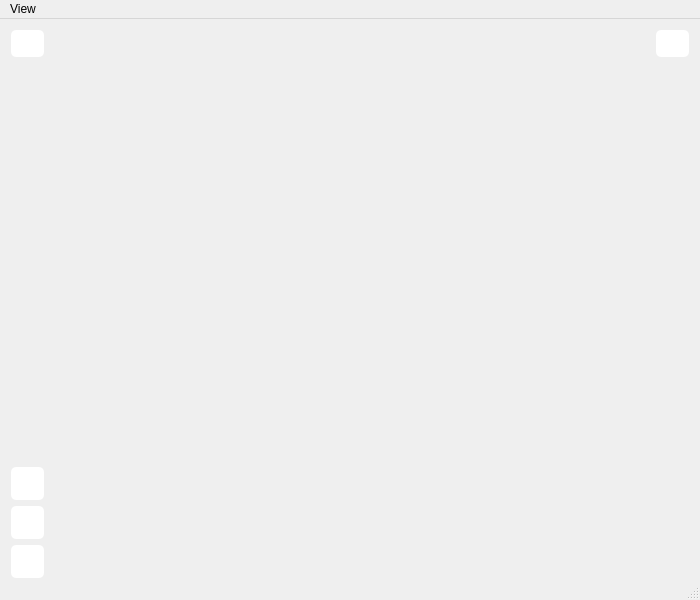
<?xml version="1.0" encoding="UTF-8"?>
<ui version="4.0">
 <class>PdfWidget</class>
 <widget class="QMainWindow" name="PdfWidget">
  <property name="geometry">
   <rect>
    <x>0</x>
    <y>0</y>
    <width>700</width>
    <height>600</height>
   </rect>
  </property>
  <property name="windowTitle">
   <string>PDF Viewer</string>
  </property>
  <property name="unifiedTitleAndToolBarOnMac">
   <bool>true</bool>
  </property>
  <widget class="QWidget" name="centralWidget">
   <layout class="QVBoxLayout" name="verticalLayout">
    <property name="spacing">
     <number>0</number>
    </property>
    <property name="leftMargin">
     <number>0</number>
    </property>
    <property name="topMargin">
     <number>0</number>
    </property>
    <property name="rightMargin">
     <number>0</number>
    </property>
    <property name="bottomMargin">
     <number>0</number>
    </property>
    <item>
     <widget class="QWidget" name="widget" native="true">
      <property name="sizePolicy">
       <sizepolicy hsizetype="Preferred" vsizetype="Minimum">
        <horstretch>0</horstretch>
        <verstretch>0</verstretch>
       </sizepolicy>
      </property>
      <layout class="QHBoxLayout" name="horizontalLayout_4">
       <property name="spacing">
        <number>0</number>
       </property>
       <item>
        <widget class="QToolButton" name="downloadToolButton">
         <property name="minimumSize">
          <size>
           <width>33</width>
           <height>27</height>
          </size>
         </property>
         <property name="maximumSize">
          <size>
           <width>33</width>
           <height>27</height>
          </size>
         </property>
         <property name="baseSize">
          <size>
           <width>0</width>
           <height>0</height>
          </size>
         </property>
         <property name="cursor">
          <cursorShape>PointingHandCursor</cursorShape>
         </property>
         <property name="styleSheet">
          <string notr="true">background-color:white;
border-radius:5px;
border-width:1px</string>
         </property>
         <property name="text">
          <string/>
         </property>
         <property name="icon">
          <iconset theme="document-save">
           <normaloff>.</normaloff>.</iconset>
         </property>
         <property name="iconSize">
          <size>
           <width>27</width>
           <height>27</height>
          </size>
         </property>
        </widget>
       </item>
       <item>
        <spacer name="horizontalSpacer">
         <property name="orientation">
          <enum>Qt::Horizontal</enum>
         </property>
         <property name="sizeHint" stdset="0">
          <size>
           <width>304</width>
           <height>20</height>
          </size>
         </property>
        </spacer>
       </item>
       <item>
        <widget class="QWidget" name="widget_4" native="true">
         <property name="autoFillBackground">
          <bool>true</bool>
         </property>
         <property name="styleSheet">
          <string notr="true">QLabel{background-color:white}</string>
         </property>
         <layout class="QHBoxLayout" name="horizontalLayout_3">
          <property name="spacing">
           <number>0</number>
          </property>
          <property name="leftMargin">
           <number>0</number>
          </property>
          <property name="topMargin">
           <number>0</number>
          </property>
          <property name="rightMargin">
           <number>0</number>
          </property>
          <property name="bottomMargin">
           <number>0</number>
          </property>
         </layout>
        </widget>
       </item>
       <item>
        <widget class="QToolButton" name="fullscreenToolButton">
         <property name="minimumSize">
          <size>
           <width>33</width>
           <height>27</height>
          </size>
         </property>
         <property name="maximumSize">
          <size>
           <width>33</width>
           <height>27</height>
          </size>
         </property>
         <property name="cursor">
          <cursorShape>PointingHandCursor</cursorShape>
         </property>
         <property name="styleSheet">
          <string notr="true">background-color:white;
border-radius:5px;
border-width:1px</string>
         </property>
         <property name="text">
          <string/>
         </property>
         <property name="icon">
          <iconset theme="view-fullscreen">
           <normaloff>.</normaloff>.</iconset>
         </property>
         <property name="iconSize">
          <size>
           <width>27</width>
           <height>27</height>
          </size>
         </property>
         <property name="checkable">
          <bool>true</bool>
         </property>
        </widget>
       </item>
      </layout>
     </widget>
    </item>
    <item>
     <layout class="QHBoxLayout" name="horizontalLayout">
      <item>
       <layout class="QHBoxLayout" name="horizontalLayout_2">
        <property name="spacing">
         <number>0</number>
        </property>
        <item>
         <widget class="QWidget" name="widget_2" native="true">
          <layout class="QVBoxLayout" name="verticalLayout_2">
           <property name="bottomMargin">
            <number>0</number>
           </property>
           <item>
            <spacer name="verticalSpacer">
             <property name="orientation">
              <enum>Qt::Vertical</enum>
             </property>
             <property name="sizeHint" stdset="0">
              <size>
               <width>20</width>
               <height>376</height>
              </size>
             </property>
            </spacer>
           </item>
           <item>
            <widget class="QToolButton" name="rotationToolButton">
             <property name="minimumSize">
              <size>
               <width>33</width>
               <height>33</height>
              </size>
             </property>
             <property name="maximumSize">
              <size>
               <width>33</width>
               <height>33</height>
              </size>
             </property>
             <property name="cursor">
              <cursorShape>PointingHandCursor</cursorShape>
             </property>
             <property name="autoFillBackground">
              <bool>false</bool>
             </property>
             <property name="styleSheet">
              <string notr="true">background-color:white;
border-radius:5px;
border-width:1px</string>
             </property>
             <property name="text">
              <string/>
             </property>
             <property name="icon">
              <iconset theme="object-rotate-right">
               <normaloff>.</normaloff>.</iconset>
             </property>
             <property name="iconSize">
              <size>
               <width>33</width>
               <height>33</height>
              </size>
             </property>
            </widget>
           </item>
           <item>
            <widget class="QToolButton" name="zoomInToolButton">
             <property name="minimumSize">
              <size>
               <width>33</width>
               <height>33</height>
              </size>
             </property>
             <property name="maximumSize">
              <size>
               <width>33</width>
               <height>33</height>
              </size>
             </property>
             <property name="cursor">
              <cursorShape>PointingHandCursor</cursorShape>
             </property>
             <property name="styleSheet">
              <string notr="true">background-color:white;
border-radius:5px;
border-width:1px</string>
             </property>
             <property name="text">
              <string/>
             </property>
             <property name="icon">
              <iconset theme="zoom-in">
               <normaloff>.</normaloff>.</iconset>
             </property>
             <property name="iconSize">
              <size>
               <width>33</width>
               <height>33</height>
              </size>
             </property>
            </widget>
           </item>
           <item>
            <widget class="QToolButton" name="zoomOutToolButton">
             <property name="minimumSize">
              <size>
               <width>33</width>
               <height>33</height>
              </size>
             </property>
             <property name="maximumSize">
              <size>
               <width>33</width>
               <height>33</height>
              </size>
             </property>
             <property name="cursor">
              <cursorShape>PointingHandCursor</cursorShape>
             </property>
             <property name="styleSheet">
              <string notr="true">background-color:white;
border-radius:5px;
border-width:1px</string>
             </property>
             <property name="text">
              <string/>
             </property>
             <property name="icon">
              <iconset theme="zoom-out">
               <normaloff>.</normaloff>.</iconset>
             </property>
             <property name="iconSize">
              <size>
               <width>33</width>
               <height>33</height>
              </size>
             </property>
            </widget>
           </item>
          </layout>
         </widget>
        </item>
        <item>
         <widget class="QPdfView" name="pdfView" native="true">
          <property name="sizePolicy">
           <sizepolicy hsizetype="Expanding" vsizetype="Expanding">
            <horstretch>0</horstretch>
            <verstretch>0</verstretch>
           </sizepolicy>
          </property>
         </widget>
        </item>
       </layout>
      </item>
     </layout>
    </item>
   </layout>
  </widget>
  <widget class="QMenuBar" name="menuBar">
   <property name="geometry">
    <rect>
     <x>0</x>
     <y>0</y>
     <width>700</width>
     <height>21</height>
    </rect>
   </property>
   <widget class="QMenu" name="menuView">
    <property name="title">
     <string>View</string>
    </property>
    <widget class="QMenu" name="menuZoom">
     <property name="title">
      <string>Zoom...</string>
     </property>
     <addaction name="actionZoom_In"/>
     <addaction name="actionZoom_Out"/>
     <addaction name="separator"/>
     <addaction name="actionZoomFit_Width"/>
     <addaction name="actionZoomFit_Page"/>
     <addaction name="actionZoom25"/>
     <addaction name="actionZoom50"/>
     <addaction name="actionZoom70"/>
     <addaction name="actionZoom85"/>
     <addaction name="actionZoom100"/>
     <addaction name="actionZoom125"/>
     <addaction name="actionZoom150"/>
     <addaction name="actionZoom175"/>
     <addaction name="actionZoom200"/>
     <addaction name="actionZoom300"/>
     <addaction name="actionZoom400"/>
    </widget>
    <addaction name="menuZoom"/>
    <addaction name="actionPrevious_Page"/>
    <addaction name="actionNext_Page"/>
    <addaction name="separator"/>
    <addaction name="actionContinuous"/>
   </widget>
   <addaction name="menuView"/>
  </widget>
  <widget class="QStatusBar" name="statusBar"/>
  <action name="actionZoom_In">
   <property name="icon">
    <iconset>
     <normaloff>:/icons/images/zoom-in-24.png</normaloff>:/icons/images/zoom-in-24.png</iconset>
   </property>
   <property name="text">
    <string>Zoom In</string>
   </property>
   <property name="shortcut">
    <string>Ctrl+=</string>
   </property>
  </action>
  <action name="actionZoom_Out">
   <property name="icon">
    <iconset>
     <normaloff>:/icons/images/zoom-out-24.png</normaloff>:/icons/images/zoom-out-24.png</iconset>
   </property>
   <property name="text">
    <string>Zoom Out</string>
   </property>
   <property name="shortcut">
    <string>Ctrl+-</string>
   </property>
  </action>
  <action name="actionPrevious_Page">
   <property name="text">
    <string>Previous Page</string>
   </property>
   <property name="shortcut">
    <string>PgUp</string>
   </property>
  </action>
  <action name="actionNext_Page">
   <property name="text">
    <string>Next Page</string>
   </property>
   <property name="shortcut">
    <string>PgDown</string>
   </property>
  </action>
  <action name="actionContinuous">
   <property name="checkable">
    <bool>true</bool>
   </property>
   <property name="text">
    <string>Continuous</string>
   </property>
  </action>
  <action name="actionZoomFit_Width">
   <property name="checkable">
    <bool>true</bool>
   </property>
   <property name="text">
    <string>Fit Width</string>
   </property>
  </action>
  <action name="actionZoomFit_Page">
   <property name="checkable">
    <bool>true</bool>
   </property>
   <property name="text">
    <string>Fit Page</string>
   </property>
  </action>
  <action name="actionZoom25">
   <property name="text">
    <string>25%</string>
   </property>
  </action>
  <action name="actionZoom50">
   <property name="text">
    <string>50%</string>
   </property>
  </action>
  <action name="actionZoom70">
   <property name="text">
    <string>70%</string>
   </property>
  </action>
  <action name="actionZoom85">
   <property name="text">
    <string>85%</string>
   </property>
  </action>
  <action name="actionZoom100">
   <property name="text">
    <string>100%</string>
   </property>
  </action>
  <action name="actionZoom125">
   <property name="text">
    <string>125%</string>
   </property>
  </action>
  <action name="actionZoom150">
   <property name="text">
    <string>150%</string>
   </property>
  </action>
  <action name="actionZoom175">
   <property name="text">
    <string>175%</string>
   </property>
  </action>
  <action name="actionZoom200">
   <property name="text">
    <string>200%</string>
   </property>
  </action>
  <action name="actionZoom300">
   <property name="text">
    <string>300%</string>
   </property>
  </action>
  <action name="actionZoom400">
   <property name="text">
    <string>400%</string>
   </property>
  </action>
 </widget>
 <layoutdefault spacing="6" margin="11"/>
 <customwidgets>
  <customwidget>
   <class>QPdfView</class>
   <extends>QWidget</extends>
   <header location="global">qpdfview.h</header>
   <container>1</container>
  </customwidget>
 </customwidgets>
 <resources/>
 <connections>
  <connection>
   <sender>zoomInToolButton</sender>
   <signal>clicked()</signal>
   <receiver>actionZoom_In</receiver>
   <slot>trigger()</slot>
   <hints>
    <hint type="sourcelabel">
     <x>27</x>
     <y>519</y>
    </hint>
    <hint type="destinationlabel">
     <x>-1</x>
     <y>-1</y>
    </hint>
   </hints>
  </connection>
  <connection>
   <sender>zoomOutToolButton</sender>
   <signal>clicked()</signal>
   <receiver>actionZoom_Out</receiver>
   <slot>trigger()</slot>
   <hints>
    <hint type="sourcelabel">
     <x>27</x>
     <y>552</y>
    </hint>
    <hint type="destinationlabel">
     <x>-1</x>
     <y>-1</y>
    </hint>
   </hints>
  </connection>
 </connections>
</ui>
